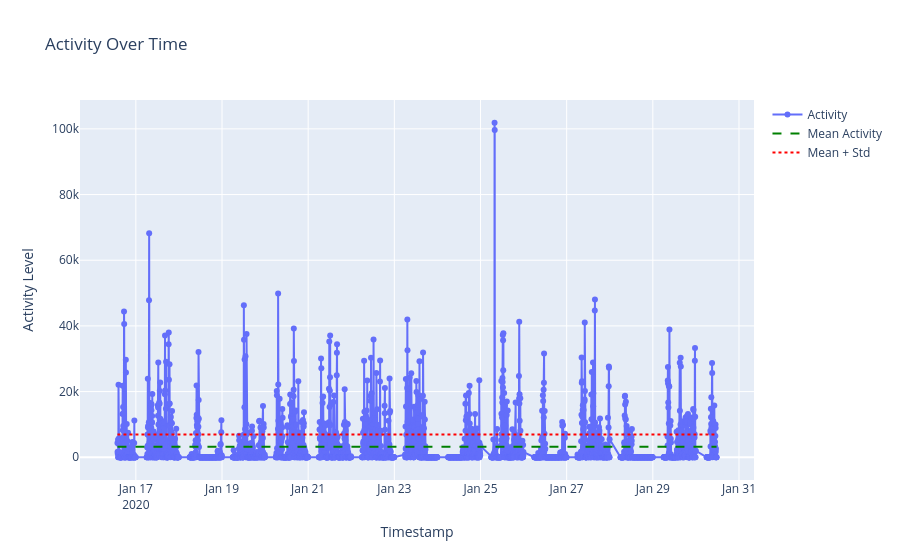

The code cell stored with this chart in its notebook:
### Code cell
mean_activity = data_activity['Activity'].mean()
std_activity = data_activity['Activity'].std()
fig = go.Figure()
fig.add_trace(go.Scatter(x=data_activity.index, y=data_activity['Activity'], mode='lines + markers', name='Activity'))
fig.add_trace(go.Scatter(
    x=data_activity.index, 
    y=[mean_activity] * len(data_activity), 
    mode='lines', 
    name='Mean Activity',
    line=dict(dash='dash', color='green')
))
fig.add_trace(go.Scatter(
    x=data_activity.index, 
    y=[std_activity] * len(data_activity), 
    mode='lines', 
    name='Mean + Std',
    line=dict(dash='dot', color='red')
))
fig.update_layout(
    title="Activity Over Time",
    xaxis_title="Timestamp",
    yaxis_title="Activity Level",
)
fig.show()

### Figure 1 — Plotly figure (JSON) as saved in the notebook; plotly's stock layout.template omitted (floating-point values rounded to 4 significant figures; data arrays with more than 128 entries replaced by an {"elided": "..."} marker saying what was removed)
{"data": [{"mode": "lines+markers", "name": "Activity", "type": "scatter", "x": {"elided": "2998 str values"}, "y": {"elided": "2998 float values"}}, {"line": {"color": "green", "dash": "dash"}, "mode": "lines", "name": "Mean Activity", "type": "scatter", "x": {"elided": "2998 str values"}, "y": {"elided": "2998 float values"}}, {"line": {"color": "red", "dash": "dot"}, "mode": "lines", "name": "Mean + Std", "type": "scatter", "x": {"elided": "2998 str values"}, "y": {"elided": "2998 float values"}}], "layout": {"title": {"text": "Activity Over Time"}, "xaxis": {"title": {"text": "Timestamp"}}, "yaxis": {"title": {"text": "Activity Level"}}}}
